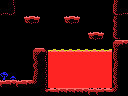

A level layout from a 2D game, rendered from its tile map. Below: a short description, then the map file with its tile-grid data intact:
An orthogonal 16x12 tile map with 8x8 px tiles, 1 tile layer (Tile Layer 1) and 4 objects (2x item, breakable-right, door-right).

<map version="1.0" orientation="orthogonal" renderorder="right-down" width="16" height="12" tilewidth="8" tileheight="8" nextobjectid="17">
 <properties>
  <property name="left" value="hole" />
  <property name="up" value="hole" />
 </properties>
 <tileset firstgid="1" name="tiles" tilewidth="8" tileheight="8" tilecount="256" columns="16">
  <image source="tiles.png" width="128" height="128" />
 </tileset>
 <layer name="Tile Layer 1" width="16" height="12">
  <data encoding="csv">
118,126,1,1,1,1,1,1,1,1,1,1,1,1,123,118,
254,144,1,1,1,1,1,1,1,1,1,1,1,1,145,254,
1,1,1,152,156,1,1,1,152,156,1,1,1,1,251,118,
1,1,1,1,1,1,1,1,1,1,1,1,1,1,251,118,
1,1,1,1,1,1,1,1,1,1,1,152,156,1,145,118,
1,1,1,1,1,1,1,1,1,1,1,1,1,1,117,119,
1,1,1,1,117,121,101,101,101,101,101,101,101,101,123,118,
1,1,1,1,124,126,113,113,113,113,113,113,113,113,124,118,
1,1,1,1,124,127,113,113,113,113,113,113,113,113,123,118,
105,104,1,1,123,252,113,113,113,113,113,113,113,113,251,118,
247,119,247,119,143,127,113,113,113,113,113,113,113,113,124,118,
118,118,118,118,118,128,120,119,119,119,119,247,247,120,143,118
</data>
 </layer>
 <objectgroup name="objects">
  <object id="1" type="item" x="88" y="16" width="16" height="16" />
  <object id="3" type="breakable-right" x="112" y="16" width="16" height="24" />
  <object id="7" type="door-right" x="112" y="16" width="16" height="24" />
  <object id="16" type="item" x="16" y="64" width="16" height="16" />
 </objectgroup>
</map>
